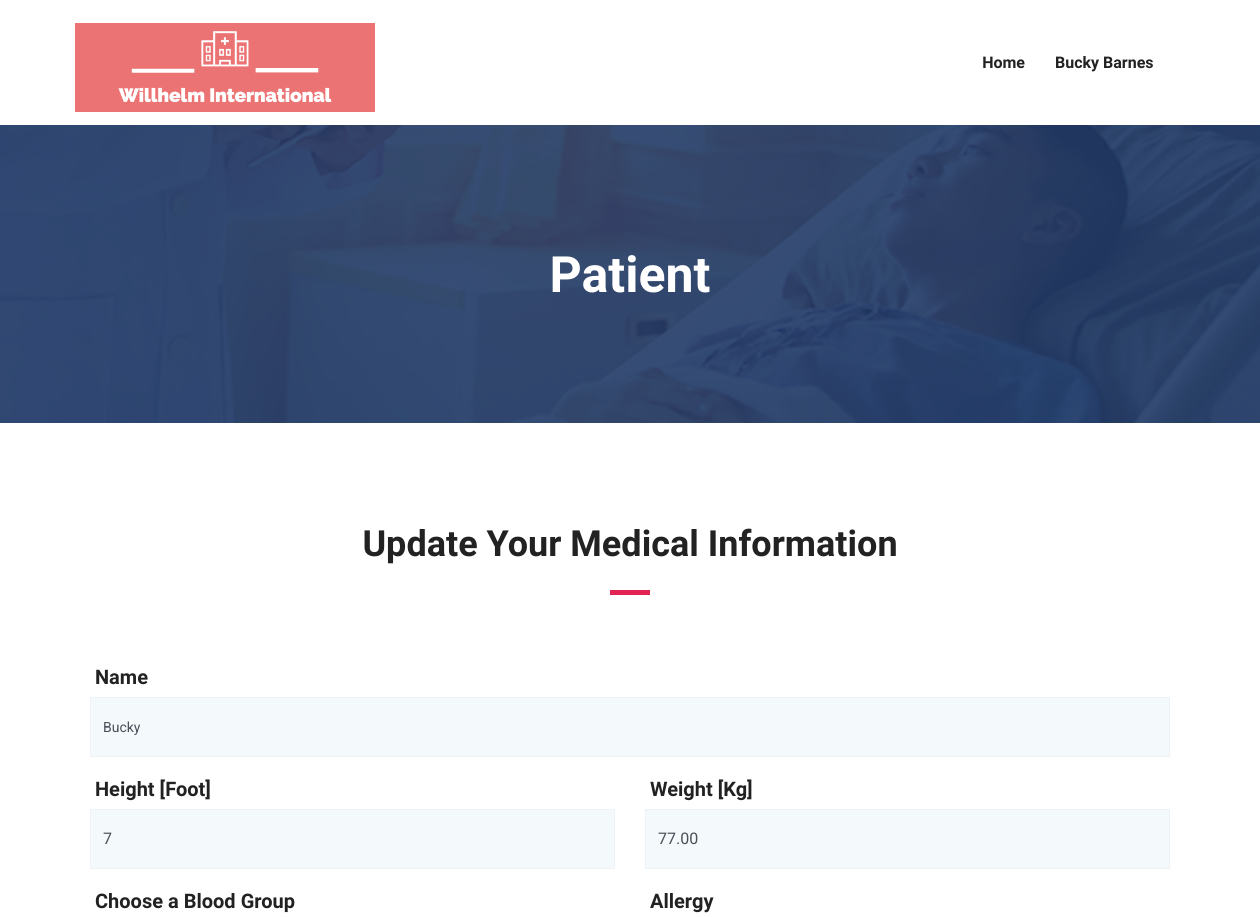
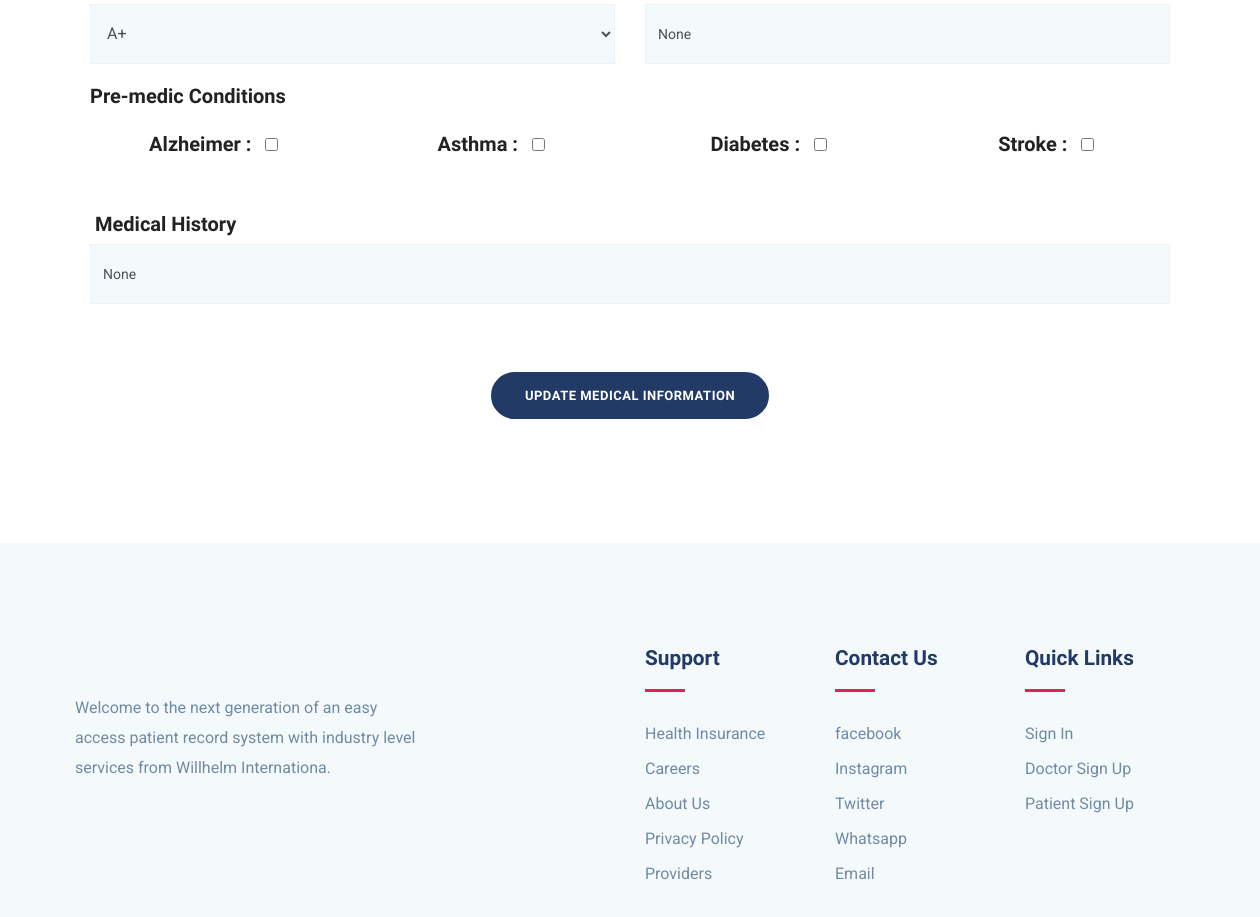
Page /patient/update/medicalinfo/ (signed in) on the committed database (2 pictures, top to bottom).
### patient/models.py (models this page shows, shortened)
class PatientProfile(models.Model):
    patient_id = models.AutoField(primary_key=True)
    email = models.EmailField(unique=True)
    patient_name = models.CharField(max_length=50)
    gender = models.CharField(max_length=10)
    phone_num = models.CharField(max_length=15)
    patient_relative_name = models.CharField(max_length=50, null=True)
    patient_relative_contact = models.CharField(max_length=15, null=True)
    resd_address = models.TextField()
    prior_ailments = models.TextField()
    dob = models.DateField(null=True)
    created_date = models.DateField(default=now)
    class Meta:
        db_table = 'PatientProfile'

class MedicalInfo(models.Model):
    height = models.CharField(max_length=5)
    weight = models.DecimalField(max_digits=5, decimal_places=2)
    bloodType = models.CharField(max_length=10)
    allergy = models.CharField(max_length=100)
    alzheimer = models.BooleanField()
    asthma = models.BooleanField()
    diabetes = models.BooleanField()
    stroke = models.BooleanField()
    medical_history = models.TextField()
    patient_id = models.ForeignKey(PatientProfile, on_delete=models.CASCADE)
    class Meta:
        db_table = 'MedicalInfo'

### patient/views.py (the view)
# urls.py: path('update/medicalinfo/', update_medicalinfo),
@login_required
@user_passes_test(patient_check, login_url='/login/')
def update_medicalinfo(request):
    userprofile = get_userprofile_by_request(request)
    if request.method == 'POST':
        form_data =request.POST
        height = form_data.get('height')
        weight = form_data.get('weight')
        bloodType = form_data.get('bloodType')
        allergy = form_data.get('allergy')
        alzheimer = True if form_data.get('alzheimer') == 'on' else False
        asthma = True if form_data.get('asthma') == 'on' else False
        diabetes = True if form_data.get('diabetes') == 'on' else False
        stroke = True if form_data.get('stroke') == 'on' else False
        medical_history = form_data.get('medicalHistory')
        MedicalInfo.objects.filter(patient_id = userprofile.patient_id).update(
            height=height,
            weight=weight,
            bloodType=bloodType,
            allergy=allergy,
            alzheimer=alzheimer,
            asthma=asthma,
            diabetes=diabetes,
            stroke=stroke,
            medical_history=medical_history)
        messages.success(request, "Details updated successfully")
        return redirect('/patient')
    else:
        medicalinfo = MedicalInfo.objects.filter(patient_id = userprofile.patient_id)[0]
        return render(request, 'pat_update_medicalInfo.html', {'patient_id': userprofile.patient_id, 'patient_name': userprofile.patient_name,'medicalinfo':medicalinfo, 'username': userprofile.patient_name, 'usertype': 'patient'})

### patient/views.py (called while the page is built)
def patient_check(user):
    return not user.is_doctor

def get_userprofile_by_request(request):
    if request.user.is_authenticated:
        try:
            email = request.user.email
            if request.user.is_doctor:
                docs = DoctorProfile.objects.filter(email = email)
                if docs is not None:
                    return docs[0]
                else:
                    None
            else:
                pats = PatientProfile.objects.filter(email = email)
                if pats is not None:
                    return pats[0]
                else:
                    None
        except:
            return None
    else:
        return None

### patient/templates/pat_update_medicalInfo.html (shortened to what this page needs)
{% extends "base.html" %}
{% block body %}
<section class="page-title bg-2">
    <div class="container">
        <div class="row">
            <div class="col-md-12">
                <div class="block text-center">
                    <h1 class="text-capitalize mb-5 text-lg">Patient</h1>
                </div>
            </div>
        </div>
    </div>
</section>
<section class="contact-form-wrap section">
    <div class="container">
        <div class="row justify-content-center">
			<div class="col-lg-6 text-center">
				<div class="section-title">
					<h5 class="text-md">Update Your Medical Information</h5>
					<div class="divider mx-auto my-4"></div>
				</div>
			</div>
		</div>
        <div class="row">
            <div class="col-lg-12 col-md-12 col-sm-12">
                <form id="contact-form" class="contact__form " method="post" action="/patient/update/medicalinfo/">
                    <div class="container">
                        <div class="row">
                            <div class="col-lg-12">
                                <div class="form-group">
                                    <h5 class="mb-2">&nbsp;Name</h5>
                                    <input name="patientId" id="patientId" type="Text" class="form-control" value={{patient_name}} readonly>
                                </div>
                            </div>
                            <div class="col-lg-6">
                                <div class="form-group">
                                    <h5 class="mb-2">&nbsp;Height [Foot]</h5>
                                    <input name="height" id="height" type="number" class="form-control" value="{{medicalinfo.height}}">
                                </div>
                            </div>
                            <div class="col-lg-6">
                                <div class="form-group">
                                    <h5 class="mb-2">&nbsp;Weight [Kg]</h5>
                                    <input name="weight" id="weight" type="number" class="form-control" value="{{medicalinfo.weight}}">
                                </div>
                            </div>
                            <div class="col-lg-6">
                                <div class="form-group">
                                    <h5 class="mb-2">&nbsp;Choose a Blood Group</h5>
                                    <select name="bloodType" id="bloodType" width=100px class="form-control" value="{{medicalinfo.bloodType}}">
                                        <option value="A+">A+</option>
                                    </select>
                                </div>
                            </div>
                            <div class="col-lg-6">
                                <div class="form-group">
                                    <h5 class="mb-2">&nbsp;Allergy</h5>
                                    <input name="allergy" id="allergy" type="Text" class="form-control" value="{{medicalinfo.allergy}}">
                                </div>
                            </div>
                            <div class="col-lg-12">
                                <div class="form-group">
                                    <h5 class="mb-2">Pre-medic Conditions</h5>
                                </div>
                            </div>
                            <div class="col-lg-3 text-center">
                                <div class="form-group">
                                    <label class="mb-2" for="alzheimer">Alzheimer :&nbsp;&nbsp;</label>
                                    <input type="checkbox" id="alzheimer" name="alzheimer" value="{{medicalinfo.alzheimer}}">
                                </div>
                            </div>
                            <div class="col-lg-3 text-center">
                                <div class="form-group">
                                    <label class="mb-2" for="asthma">Asthma :&nbsp;&nbsp;</label>
                                    <input type="checkbox" id="asthma" name="asthma" value="{{medicalinfo.asthma}}">
                                </div>
                            </div>
                            <div class="col-lg-3 text-center">
                                <div class="form-group">
                                    <label class="mb-2" for="diabetes">Diabetes :&nbsp;&nbsp;</label>
                                    <input type="checkbox" id="diabetes" name="diabetes" value="{{medicalinfo.diabetes}}">
                                </div>
                            </div>
                            <div class="col-lg-3 text-center">
                                <div class="form-group">
                                    <label class="mb-2" for="stroke">Stroke :&nbsp;&nbsp;</label>
                                    <input type="checkbox" id="stroke" name="stroke" value="{{medicalinfo.stroke}}">
                                </div>
                            </div>
                            <div class="col-lg-12 my-4">
                                <div class="form-group">
                                    <h5 class="mb-2">&nbsp;Medical History</h5>
                                    <input name="medicalHistory" id="medicalHistory" type="Text" class="form-control" value="{{medicalinfo.medical_history}}">
                                </div>
                            </div>
                        </div>
                    </div>
                    <div class="text-center my-4">
                        <input class="btn btn-main btn-round-full" name="submit" type="submit"
                            value="Update Medical Information"></input>
                    </div>
                </form>
            </div>
        </div>
    </div>
</section>
{% endblock %}

### templates/nav.html (shortened to what this page needs)
{% block nav %}
{% load static %}
<header>
  <nav class="navbar navbar-expand-lg navigation" id="navbar">
    <div class="container">
      {% if disable %}
        <img src="{% static 'images/newlogo.png' %}" alt="" width="300" height="300" class="img-fluid">
      {% else %}
      <a class="navbar-brand" href="/">
        <img src="{% static 'images/newlogo.png' %}" alt="" width="300" height="400" class="img-fluid">
      </a>
      {% endif %}
      {% if not disable %}
      <div class="collapse navbar-collapse" id="navbarmain">
        <ul class="navbar-nav ml-auto">
          <li class="nav-item active">
            {% if usertype == 'patient'%}
            <a class="nav-link" href="/patient">Home</a>
            {% elif usertype == 'doctor'%}
            <a class="nav-link" href="/doctor">Home</a>
            {% else %}
            <a class="nav-link" href="/">Home</a>
            {% endif %}
          </li>
          {% if usertype == 'patient'%}
          <li class="nav-item dropdown">
            <a class="nav-link dropdown-toggle" href="#" id="dropdown02" data-toggle="dropdown" aria-haspopup="true"
              aria-expanded="false">{{username}} <i class="icofont-thin-down"></i></a>
          </li>
            {% endif %}
            {% endif %}
        </ul>
      </div>
    </div>
  </nav>
</header>
{% endblock %}

### static/css/style.css (style rules this page uses)
html { overflow-x: hidden; }
body { line-height: 1.6; font-family: "Roboto", sans-serif; -webkit-font-smoothing: antialiased; font-size: 16px; color: #6F8BA4; font-weight: 400; }
h1, .h1, h2, .h2, h3, .h3, h4, .h4, h5, .h5, h6, .h6 { font-family: "Exo", sans-serif; font-weight: 700; color: #222; }
h1, .h1 { font-size: 2.5rem; }
h5, .h5 { font-size: 1.25rem; }
label { font-family: "Exo", sans-serif; font-weight: 700; color: #222; font-size: 1.25rem; }
input[type="email"], input[type="password"], input[type="text"], input[type="tel"] { box-shadow: none; height: 45px; outline: none; font-size: 14px; }
.form-control { box-shadow: none; border-radius: 0; }
.btn { display: inline-block; font-size: 14px; font-size: 0.8125rem; font-weight: 700; letter-spacing: .5px; padding: .75rem 2rem; font-family: "Exo", sans-serif; text-transform: uppercase; border-radius: 5px; border: 2px solid transparent; transition: all .35s ease; }
.btn-main { background: #223a66; color: #fff; border-color: #223a66; }
.btn-round-full { border-radius: 50px; }
.section { padding: 100px 0; }
.text-md { font-size: 2.25rem; }
.text-lg { font-size: 3.75rem; }
a { color: #222; text-decoration: none; transition: all .35s ease; }
.page-title { padding: 120px 0px 70px 0px; position: relative; }
.page-title .block h1 { color: #fff; }
.section-title { margin-bottom: 70px; }
.text-lg { font-size: 50px; }
#navbarmain { padding: 20px 0px; }
#navbarmain .nav-link { font-weight: 600; padding: 10px 15px; color: #222; font-family: "Exo", sans-serif; text-transform: capitalize; font-size: 16px; transition: all .25s ease; }
.dropdown-toggle::after { display: none; }
.navbar-brand { margin-top: 10px; }
.bg-2 { background: url("../images/bg/23.jpg") no-repeat 50% 50%; background-size: cover; position: relative; }
.divider { width: 40px; height: 5px; background: #e12454; }
.contact-form-wrap .form-group { margin-bottom: 20px; }
.contact-form-wrap .form-group .form-control { height: 60px; border: 1px solid #EEF2F6; box-shadow: none; width: 100%; background: #f4f9fc; }

### rows in the picture
PatientProfile: patient_name "Bucky Barnes"
MedicalInfo: height "7", weight "77.00", bloodType "A+", allergy "None", medicalHistory "None"
